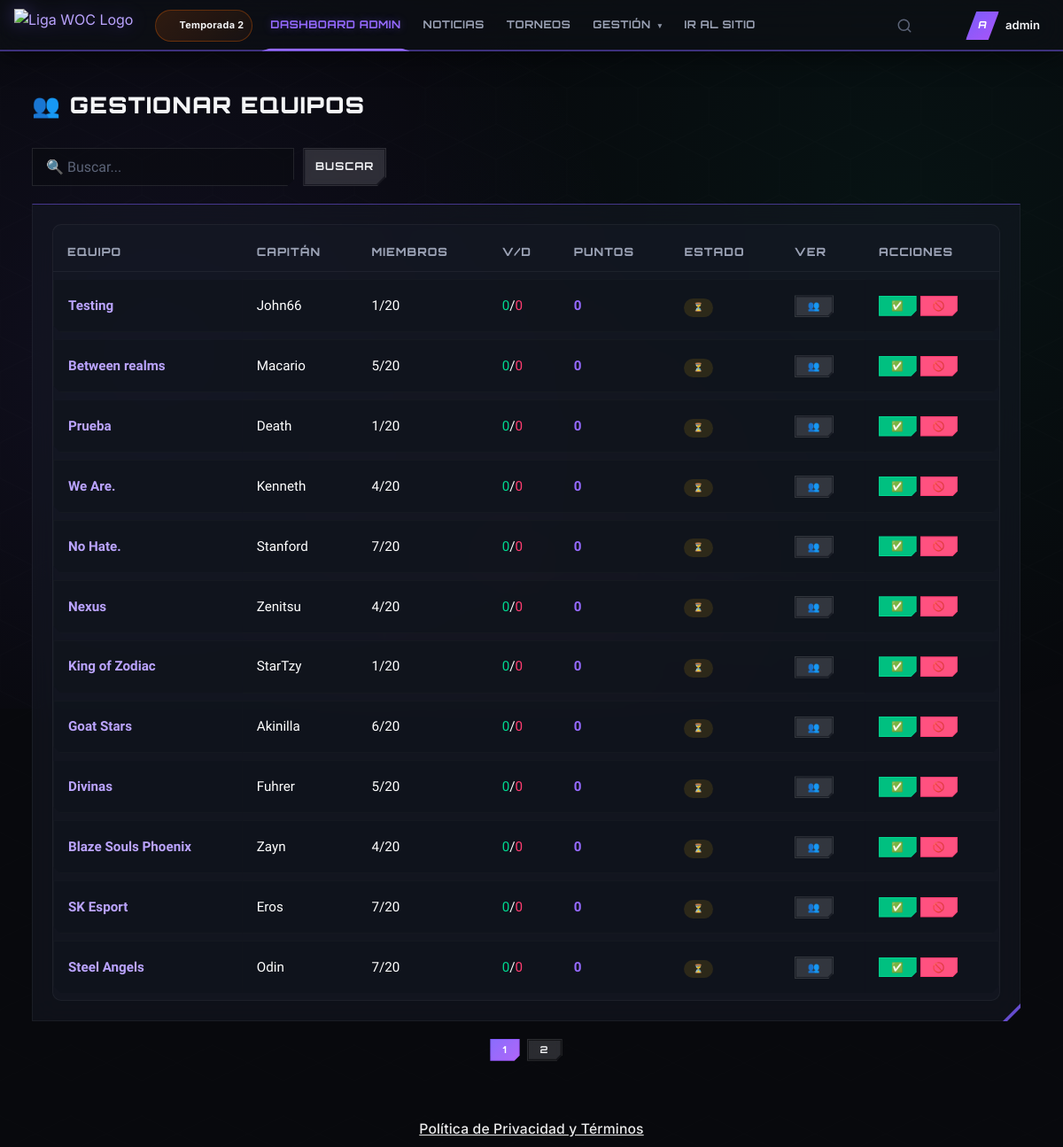
The page /admin/teams.php (signed in) on the database its author committed.
### tables this page shows
CREATE TABLE `seasons` (
  `id` int(11) NOT NULL,
  `name` varchar(100) NOT NULL,
  `start_date` date NOT NULL,
  `end_date` date DEFAULT NULL,
  `is_active` tinyint(1) DEFAULT 0,
  `description` text DEFAULT NULL,
  `created_at` datetime DEFAULT current_timestamp()
);

CREATE TABLE `teams` (
  `id` int(11) NOT NULL,
  `name` varchar(100) NOT NULL,
  `tag` varchar(10) DEFAULT NULL,
  `logo` varchar(255) DEFAULT NULL,
  `banner` varchar(255) DEFAULT NULL,
  `description` text DEFAULT NULL,
  `region` varchar(50) DEFAULT NULL,
  `captain_id` int(11) NOT NULL,
  `max_members` int(11) DEFAULT 7,
  `is_active` tinyint(1) DEFAULT 1,
  `is_verified` tinyint(1) DEFAULT 0,
  `wins` int(11) DEFAULT 0,
  `losses` int(11) DEFAULT 0,
  `points` int(11) DEFAULT 0,
  `created_at` datetime DEFAULT current_timestamp(),
  `updated_at` datetime DEFAULT current_timestamp() ON UPDATE current_timestamp()
);

CREATE TABLE `users` (
  `id` int(11) NOT NULL,
  `username` varchar(50) NOT NULL,
  `email` varchar(100) NOT NULL,
  `password` varchar(255) NOT NULL,
  `role` enum('player','designer','admin','superadmin','moderator') DEFAULT 'player',
  `cover` varchar(255) DEFAULT NULL,
  `avatar` varchar(255) DEFAULT NULL,
  `ml_id` varchar(50) DEFAULT NULL,
  `ml_server` varchar(20) DEFAULT NULL,
  `ml_nickname` varchar(50) DEFAULT NULL,
  `main_hero` varchar(50) DEFAULT NULL,
  `current_rank` varchar(30) DEFAULT NULL,
  `whatsapp` varchar(30) DEFAULT NULL,
  `phone_brand` varchar(100) DEFAULT NULL,
  `discord` varchar(100) DEFAULT NULL,
  `bio` text DEFAULT NULL,
  `is_verified` tinyint(1) DEFAULT 0,
  `verification_token` varchar(100) DEFAULT NULL,
  `reset_token` varchar(100) DEFAULT NULL,
  `reset_expires` datetime DEFAULT NULL,
  `is_banned` tinyint(1) DEFAULT 0,
  `ban_reason` varchar(255) DEFAULT NULL,
  `last_login` datetime DEFAULT NULL,
  `created_at` datetime DEFAULT current_timestamp(),
  `updated_at` datetime DEFAULT current_timestamp() ON UPDATE current_timestamp(),
  `ban_date` timestamp NULL DEFAULT NULL COMMENT 'Fecha del ban'
);

### config/app.php (called while the page is built, shortened)
<?php
require_once __DIR__ . '/env-loader.php';
function url($path = '') {
    return BASE_URL . ltrim($path, '/');
}
function asset($path) {
    return BASE_URL . 'assets/' . ltrim($path, '/');
}
function isAdmin() {
    return isset($_SESSION['user_role']) && in_array($_SESSION['user_role'], [ROLE_ADMIN, ROLE_SUPERADMIN]);
}
function currentUsername() {
    return $_SESSION['username'] ?? null;
}
function csrfToken() {
    return $_SESSION['csrf_token'];
}

### config/database.php (called while the page is built, shortened)
<?php
require_once __DIR__ . '/env-loader.php';
class Database {
    private static $instance = null;
    private $pdo;
    private function getConfig() {
        $isProduction = env('APP_ENV') === 'production';
        $config = [
            'host' => env('DB_HOST', 'localhost'),
            'port' => env('DB_PORT', 3306),
            'dbname' => env('DB_NAME', 'ligawoc'),
            'username' => env('DB_USER', env('DB_USERNAME', $isProduction ? null : 'root')),
            'password' => env('DB_PASS', env('DB_PASSWORD', $isProduction ? null : '')),
        ];
        if ($isProduction) {
            $required = ['host' => 'DB_HOST', 'dbname' => 'DB_NAME', 'username' => 'DB_USER/DB_USERNAME', 'password' => 'DB_PASS/DB_PASSWORD'];
        }
        return $config;
    }
    private function __construct() {
        $config = $this->getConfig();
        $charset = 'utf8mb4';
        $dsn = "mysql:host={$config['host']};port={$config['port']};dbname={$config['dbname']};charset={$charset}";
        $options = [
            PDO::ATTR_ERRMODE => PDO::ERRMODE_EXCEPTION,
            PDO::ATTR_DEFAULT_FETCH_MODE => PDO::FETCH_ASSOC,
            PDO::ATTR_EMULATE_PREPARES => false,
        ];
        try {
            $this->pdo = new PDO($dsn, $config['username'], $config['password'], $options);
        } catch (Throwable $e) {
            $isProduction = env('APP_ENV') === 'production';
            if ($isProduction) {
                error_log('[DB_ERROR] ' . $e->getMessage());
                die('Error de conexión al servidor. Por favor intenta más tarde.');
            } else {
                die('Error de conexión: ' . $e->getMessage());
            }
        }
    }
    public static function getInstance() {
        if (self::$instance === null) {
            self::$instance = new self();
        }
        return self::$instance;
    }
    public function query($sql, $params = []) {
        $stmt = $this->pdo->prepare($sql);
        $stmt->execute($params);
        return $stmt;
    }
    public function fetch($sql, $params = []) {
        return $this->query($sql, $params)->fetch();
    }
    public function fetchAll($sql, $params = []) {
        return $this->query($sql, $params)->fetchAll();
    }
}

### config/env-loader.php (called while the page is built, shortened)
<?php
function env($key, $default = null) {
    $value = getenv($key);
    if ($value !== false) {
        return $value;
    }
    return $default;
}

### admin/teams.php (the view, shortened to what this page needs)
<?php
require_once __DIR__ . '/../config/app.php';
require_once __DIR__ . '/../config/database.php';
$db = Database::getInstance();
$search = $_GET['q'] ?? '';
$currentPageNum = max(1, intval($_GET['p'] ?? 1));
$params = [];
$where = "WHERE 1=1";
$total = $db->fetch("SELECT COUNT(*) as total FROM teams t $where", $params)['total'];
$params[] = ITEMS_PER_PAGE;
$params[] = ($currentPageNum - 1) * ITEMS_PER_PAGE;
$teams = $db->fetchAll(
    "SELECT t.*, u.username as captain_name,
            (SELECT COUNT(*) FROM team_members WHERE team_id = t.id) as member_count,
            COALESCE((SELECT COUNT(*) FROM tournament_matches WHERE winner_id = t.id AND status = 'completed'), 0) as dyn_wins,
            COALESCE((SELECT COUNT(*) FROM tournament_matches WHERE loser_id = t.id AND status = 'completed'), 0) as dyn_losses
     FROM teams t
     LEFT JOIN users u ON t.captain_id = u.id
     $where
     ORDER BY dyn_wins DESC, t.created_at DESC
     LIMIT ? OFFSET ?",
    $params
);
$result = ['teams' => $teams, 'total' => $total, 'pages' => ceil($total / ITEMS_PER_PAGE)];
require_once __DIR__ . '/../includes/header.php';
require_once __DIR__ . '/../includes/navbar.php';
?>
<div class="app-wrapper">
<div class="main-content">
    <div class="page-header"><h1 class="page-title">👥 Gestionar Equipos</h1></div>
    <form method="GET" action="<?= url('admin/teams') ?>" style="margin-bottom:20px;">
        <div style="display:flex;gap:10px;max-width:400px;"><input type="text" name="q" class="form-control" placeholder="🔍 Buscar..." value="<?= htmlspecialchars($search) ?>"><button type="submit" class="btn btn-secondary">Buscar</button></div>
    </form>
    <div class="card">
        <div class="table-wrapper">
            <table class="table">
                <thead><tr><th>Equipo</th><th>Capitán</th><th>Miembros</th><th>V/D</th><th>Puntos</th><th>Estado</th><th>Ver</th><th>Acciones</th></tr></thead>
                <tbody>
                <?php foreach ($result['teams'] as $t): ?>
                <tr>
                    <td style="font-weight:600;"><a href="<?= url('teams/view/' . $t['id']) ?>"><?= htmlspecialchars($t['name']) ?></a></td>
                    <td><?= htmlspecialchars($t['captain_name']) ?></td>
                    <td><?= $t['member_count'] ?>/<?= $t['max_members'] ?></td>
                    <td><span class="text-success"><?= $t['wins'] ?></span>/<span class="text-danger"><?= $t['losses'] ?></span></td>
                    <td><strong class="text-accent"><?= $t['points'] ?></strong></td>
                    <td>
                        <?= $t['is_verified'] ? '<span class="badge badge-green">✅</span>' : '<span class="badge badge-yellow">⏳</span>' ?>
                    </td>
                    <td>
                        <a href="<?= url('admin/teams?team_id=' . $t['id']) ?>" class="btn btn-sm btn-secondary">👥</a>
                    </td>
                    <td>
                        <div style="display:flex;gap:4px;">
                            <?php if (!$t['is_verified']): ?><a href="<?= url('admin/teams?action=verify&tid=' . $t['id'] . '&csrf_token=' . csrfToken()) ?>" class="btn btn-sm btn-success">✅</a><?php endif; ?>
                            <?php if ($t['is_active']): ?><a href="<?= url('admin/teams?action=deactivate&tid=' . $t['id'] . '&csrf_token=' . csrfToken()) ?>" class="btn btn-sm btn-danger" onclick="return confirm('¿Desactivar equipo?')">🚫</a>
                            <?php else: ?><a href="<?= url('admin/teams?action=activate&tid=' . $t['id'] . '&csrf_token=' . csrfToken()) ?>" class="btn btn-sm btn-success">🔄</a><?php endif; ?>
                        </div>
                    </td>
                </tr>
                <?php endforeach; ?>
                </tbody>
            </table>
        </div>
    </div>
    <?php if ($result['pages'] > 1): ?>
    <div style="display:flex;justify-content:center;gap:8px;margin-top:20px;">
        <?php for ($p = 1; $p <= $result['pages']; $p++): ?>
            <a href="<?= url('admin/teams?p=' . $p . ($search ? '&q=' . urlencode($search) : '')) ?>" class="btn btn-sm <?= $p == $currentPageNum ? 'btn-primary' : 'btn-secondary' ?>"><?= $p ?></a>
        <?php endfor; ?>
    </div>
    <?php endif; ?>
<?php require_once __DIR__ . '/../includes/footer.php'; ?>

### includes/navbar.php (shortened to what this page needs)
<?php
$currentPage = $page ?? '';
$_activeSeason = Database::getInstance()->fetch("SELECT name FROM seasons WHERE is_active = 1 LIMIT 1");
$_seasonLabel = $_activeSeason ? $_activeSeason['name'] : null;
$isDesigner = false;
function wocIcon($name, $class = '') {
    $svg = $icons[$name] ?? '';
    return '<svg class="icon-svg ' . $class . '" viewBox="0 0 24 24" fill="none" stroke="currentColor" stroke-width="2" stroke-linecap="round" stroke-linejoin="round">' . $svg . '</svg>';
}
?>
<header class="topnav-immersive<?= $isDesigner ? ' has-designer-link' : '' ?>">
    <div class="topnav-left">
        <a href="<?= url(isAdmin() ? 'admin' : 'dashboard') ?>" class="topnav-logo">
            <img src="<?= asset('img/logo.png') ?>" alt="Liga WOC Logo" class="topnav-logo-img">
        </a>
        <nav class="topnav-links">
            <?php if ($_seasonLabel): ?>
            <div class="season-badge" title="Temporada actual">
                <?= wocIcon('calendar', 'sm') ?>
                <span><?= htmlspecialchars($_seasonLabel) ?></span>
            </div>
            <?php endif; ?>
            <?php if (!isAdmin()): ?>
                <a href="<?= url('dashboard') ?>" class="topnav-link <?= $currentPage === 'dashboard' ? 'active' : '' ?>">Dashboard</a>
                <a href="<?= url('news') ?>" class="topnav-link <?= $currentPage === 'news' ? 'active' : '' ?>">Noticias</a>
                <div class="topnav-dropdown-container">
                    <a href="<?= url('tournaments') ?>" class="topnav-link <?= $currentPage === 'tournaments' ? 'active' : '' ?>">Torneos <?= wocIcon('trophy', 'sm') ?></a>
                </div>
                <div class="topnav-dropdown-container">
                    <a href="<?= url('teams') ?>" class="topnav-link <?= $currentPage === 'teams' ? 'active' : '' ?>">Equipos</a>
                    <?php
                    $teamCtrl = new TeamController();
                    $myTeam = $teamCtrl->getUserTeam(currentUserId());
                    if ($myTeam):
                    ?>
                    <div class="topnav-dropdown">
                        <a href="<?= url('teams/view/' . $myTeam['team_id']) ?>"><?= wocIcon('swords', 'sm') ?> Mi Equipo</a>
                    </div>
                    <?php endif; ?>
                </div>
                <div class="topnav-dropdown-container">
                    <a href="#" class="topnav-link has-caret <?= in_array($currentPage, ['rankings', 'stream', 'match-history', 'heroes', 'calendar']) ? 'active' : '' ?>">
                        <span>Comunidad</span><span class="caret">▾</span>
                    </a>
                    <div class="topnav-dropdown">
                        <a href="<?= url('rankings') ?>"><?= wocIcon('bar-chart', 'sm') ?> Rankings</a>
                        <a href="<?= url('stream') ?>"><?= wocIcon('tv', 'sm') ?> En Vivo</a>
                        <a href="<?= url('match-history') ?>"><?= wocIcon('clock', 'sm') ?> Historial</a>
                        <a href="<?= url('calendar') ?>"><?= wocIcon('calendar', 'sm') ?> Calendario</a>
                        <a href="<?= url('heroes') ?>"><?= wocIcon('star', 'sm') ?> Héroes MLBB</a>
                    </div>
                </div>
                <a href="<?= url('shop') ?>" class="topnav-link topnav-link--shop <?= $currentPage === 'shop' ? 'active' : '' ?>">🪙 Tienda</a>
                <?php if ($isDesigner): ?>
                <a href="<?= url('designer') ?>" class="topnav-link topnav-link--designer <?= $currentPage === 'designer' ? 'active' : '' ?>">🎨 Designer</a>
                <?php endif; ?>
                <?php if (isModerator()): ?>
                <a href="<?= url('admin/users') ?>" class="topnav-link topnav-link--mod <?= ($action ?? '') === 'users' ? 'active' : '' ?>"><?= wocIcon('shield', 'sm') ?> Mod Panel</a>
                <?php endif; ?>
            <?php else: ?>
                <a href="<?= url('admin') ?>" class="topnav-link <?= ($action ?? '') === 'index' || !$action ? 'active' : '' ?>">Dashboard Admin</a>
                <a href="<?= url('admin/news') ?>" class="topnav-link <?= ($action ?? '') === 'news' ? 'active' : '' ?>">Noticias</a>
                <a href="<?= url('admin/tournaments') ?>" class="topnav-link <?= ($action ?? '') === 'tournaments' ? 'active' : '' ?>">Torneos</a>
                <div class="topnav-dropdown-container">
                    <a href="#" class="topnav-link has-caret"><span>Gestión</span><span class="caret">▾</span></a>
                </div>
                <a href="<?= url('dashboard') ?>" class="topnav-link view-site-btn">Ir al Sitio</a>
            <?php endif; ?>
        </nav>
    </div>
    <div class="topnav-right">
        <div class="topnav-search-wrap" id="searchWrap">
            <button type="button" class="notif-btn topnav-search-btn" id="searchToggleBtn" title="Buscar">
                <svg class="icon-svg" viewBox="0 0 24 24" fill="none" stroke="currentColor" stroke-width="2" stroke-linecap="round" stroke-linejoin="round"><circle cx="11" cy="11" r="8"/><line x1="21" y1="21" x2="16.65" y2="16.65"/></svg>
            </button>
        </div>
        <a href="<?= url('notifications') ?>" class="notif-btn notif-btn-link" id="desktop-notif-btn">
            <?= wocIcon('bell') ?>
        </a>
        <div class="dropdown">
            <div class="user-menu" data-dropdown-toggle>
                <?php if (!empty($_SESSION['user_avatar'])): ?>
                    <img src="<?= UPLOAD_URL . $_SESSION['user_avatar'] ?>" class="user-avatar" alt="">
                <?php else: ?>
                    <div class="user-avatar-placeholder"><?= strtoupper(substr(currentUsername() ?? 'U', 0, 1)) ?></div>
                <?php endif; ?>
                <span class="user-menu-name"><?= currentUsername() ?></span>
            </div>
        </div>
    </div>
</header>

### assets/css/layout/navbar.css (style rules this page uses)
.season-badge { display: inline-flex; align-items: center; justify-content: center; gap: 5px; height: 36px; padding: 6px 14px; border-radius: 20px; background: linear-gradient(135deg, rgba(var(--accent-rgb, 255, 107, 0), 0.15), rgba(var(--accent-rgb, 255, 107, 0), 0.05)); border: 1px solid rgba(var(--accent-rgb, 255, 107, 0), 0.3); color: var(--accent-main); font-size: 0.72rem; font-weight: 700; letter-spacing: 0.3px; line-height: 1; white-space: nowrap; animation: season-glow 3s ease-in-out infinite; }
.season-badge .icon-svg { width: 12px; height: 12px; stroke: var(--accent-main); }
.topnav-left { overflow: visible; }
.topnav-links { overflow: visible; }
.topnav-right { position: relative; z-index: 20; }
.topnav-search-wrap { display: flex; align-items: center; gap: 6px; position: relative; isolation: isolate; z-index: 30; }
.topnav-search-btn { position: relative; }
.notif-btn-link, .mobile-logo-link { text-decoration: none; }

### rows shown on the page
seasons: name "Temporada 2"
teams: name "Testing", captain.username "John66", member_count "1", max_members "20", wins "0", losses "0", points "0"
teams: name "Between realms", captain.username "Macario", member_count "5", max_members "20", wins "0", losses "0", points "0"
teams: name "Prueba", captain.username "Death", member_count "1", max_members "20", wins "0", losses "0", points "0"
teams: name "We Are.", captain.username "Kenneth", member_count "4", max_members "20", wins "0", losses "0", points "0"
teams: name "No Hate.", captain.username "Stanford", member_count "7", max_members "20", wins "0", losses "0", points "0"
teams: name "Nexus", captain.username "Zenitsu", member_count "4", max_members "20", wins "0", losses "0", points "0"
teams: name "King of Zodiac", captain.username "StarTzy", member_count "1", max_members "20", wins "0", losses "0", points "0"
teams: name "Goat Stars", captain.username "Akinilla", member_count "6", max_members "20", wins "0", losses "0", points "0"
teams: name "Divinas", captain.username "Fuhrer", member_count "5", max_members "20", wins "0", losses "0", points "0"
teams: name "Blaze Souls Phoenix", captain.username "Zayn", member_count "4", max_members "20", wins "0", losses "0", points "0"
teams: name "SK Esport", captain.username "Eros", member_count "7", max_members "20", wins "0", losses "0", points "0"
teams: name "Steel Angels", captain.username "Odin", member_count "7", max_members "20", wins "0", losses "0", points "0"

### other values the page prints
substr(currentUsername() ?? 'U', 0, 1) "A"
currentUsername() "admin"
